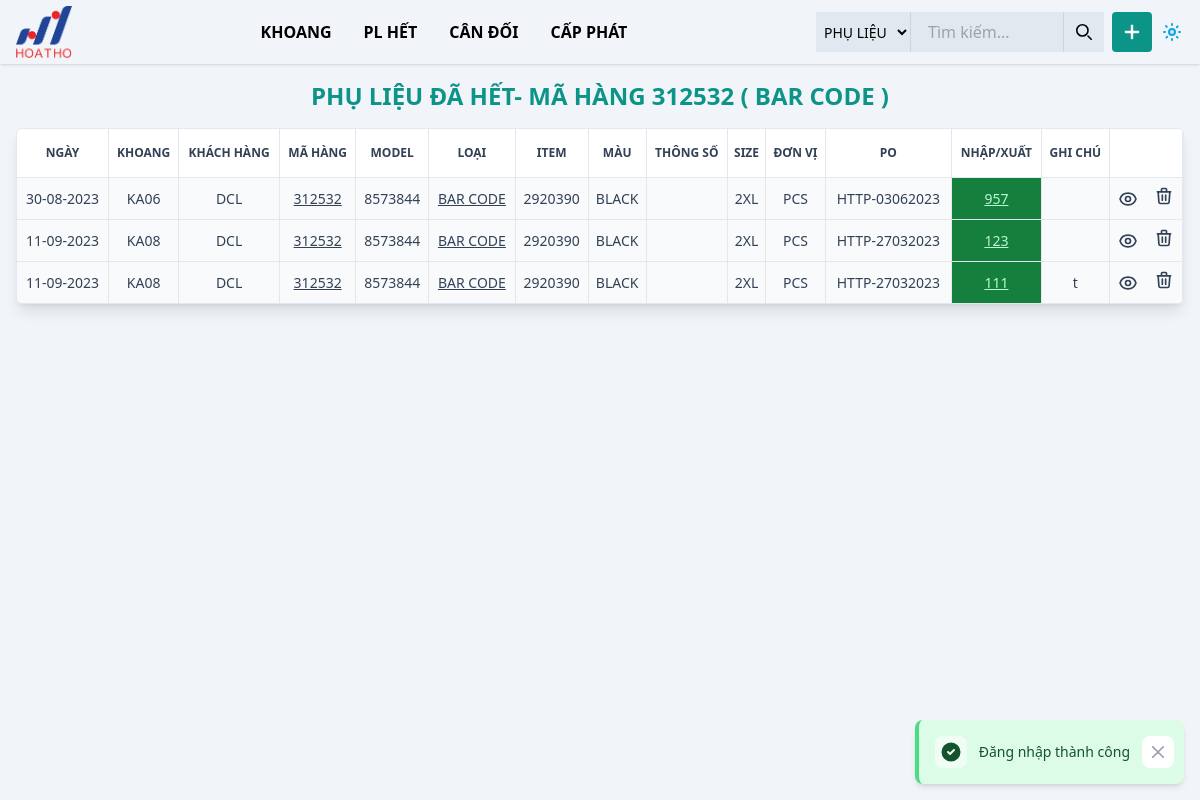
The page /het.php?ma-hang=312532&plieu=BAR CODE (signed in) on the database its author committed.
### tables this page shows
CREATE TABLE `items` (
  `item_id` bigint(20) UNSIGNED NOT NULL,
  `item_customer` varchar(20) NOT NULL,
  `item_style` varchar(20) NOT NULL,
  `item_type` varchar(100) NOT NULL,
  `item_container` varchar(20) NOT NULL,
  `item_model` varchar(20) DEFAULT NULL,
  `item_item` varchar(20) DEFAULT NULL,
  `item_color` varchar(20) DEFAULT NULL,
  `item_params` varchar(10) DEFAULT NULL,
  `item_size` varchar(100) DEFAULT NULL,
  `item_po` varchar(20) DEFAULT NULL,
  `item_unit` varchar(10) NOT NULL,
  `item_qty` decimal(10,2) NOT NULL,
  `item_note` varchar(255) DEFAULT NULL,
  `item_date` date NOT NULL,
  `item_sold_out` tinyint(1) NOT NULL DEFAULT 0,
  `order_id` bigint(20) UNSIGNED DEFAULT NULL,
  `item_plan` decimal(10,2) UNSIGNED DEFAULT NULL,
  `item_norm` float(3,2) DEFAULT NULL,
  `user_id` tinyint(2) UNSIGNED NOT NULL,
  `number_group` tinyint(2) UNSIGNED NOT NULL DEFAULT 0,
  `created_at` datetime NOT NULL DEFAULT current_timestamp()
);

### DB.php (called while the page is built, shortened)
<?php
class  DB
{
    private $table;
    private $select;
    private $where;
    private $conn;
    private $query;
    public function __construct()
    {
        try {
            $servername = "localhost";
            $username = "root";
            $password = "";
            $dbname = "phu-lieu";
            $this->conn = new PDO("mysql:host=$servername;port=3306;dbname=$dbname;charset=utf8mb4", $username, $password, [
                PDO::ATTR_ERRMODE => PDO::ERRMODE_EXCEPTION,
                PDO::ATTR_DEFAULT_FETCH_MODE => PDO::FETCH_OBJ,
            ]);
        } catch (PDOException $e) {
            echo "Connection failed: " . $e->getMessage();
        }
    }
    public static function table($table)
    {
        $instance = new DB();
        $instance->table = $table;
        return $instance;
    }
    public function where($column, $condition, $value)
    {
        $this->where[] = "$column $condition '$value'";
        return $this;
    }
    public function get()
    {
        $query = "SELECT ";
        if (empty($this->select)) {
            $query .= "*";
        } else {
            $query .= implode(',', $this->select);
        }
        $query .= " FROM " . $this->table;
        if (isset($this->where)) {
            $query .= " WHERE " . implode(' AND ', $this->where);
        }
        $this->query = $query;
        return $this;
    }
    public function whereNull($column)
    {
        $this->where[] = "$column IS NULL";
        return $this;
    }
    public function fetchAll()
    {
        $result = $this->conn->query($this->query);
        return $result->fetchAll();
    }
}

### helper.php (called while the page is built, shortened)
<?php
function get($field): string
{
    return htmlspecialchars(trim($_GET[$field]));
}
function formatDate($date): string
{
    return date('d-m-Y', strtotime($date));
}
function formatNumber($number): int|string
{
    if (fmod($number, 1) == 0) {
        return number_format($number, 0, '.', ' ');
    } else {
        return number_format($number, 2, '.', ' ');
    }
}

### het.php (the view, shortened to what this page needs)
<?php
$headerTitle = $page_title = "PHỤ LIỆU ĐÃ HẾT";
include_once "header.php";
$items = DB::table('items');
if (count($_GET) === 2 && isset($_GET['ma-hang'], $_GET['plieu'])) {
    $headerTitle .= "- MÃ HÀNG " . get("ma-hang") . " ( " . get("plieu") . " )";
    $items = $items
        ->where('item_style', '=', get('ma-hang'))
        ->where('item_type', '=', get('plieu'));
}
$items = $items->where('item_sold_out', '=', 1)
    ->whereNull('order_id')
    ->fetchAll();
if (count($items)) { ?>
    <div class="px-2 py-4 md:p-4" id="items">
        <h2 id="item-title" class="text-center font-bold text-xl md:text-2xl dark:text-muted-200 mb-4 text-teal-600"><?= $headerTitle ?></h2>
        <div id="table" class="w-full">
            <div class="border-muted-200 dark:border-muted-700 border rounded-md overflow-hidden shadow-lg">
                <div class="overflow-x-auto min-w-full align-middle">
                    <table class="divide-muted-200 dark:divide-muted-700 min-w-full table-fixed divide-y text-center">
                        <thead>
                            <tr>
                                <th class="text-muted-700 dark:text-muted-400 font-bold text-xs uppercase border-muted-200 dark:border-muted-700 last:border-e-none dark:bg-muted-800 border-r bg-white px-1 py-4">Ngày</th>
                                <th class="text-muted-700 dark:text-muted-400 font-bold text-xs uppercase border-muted-200 dark:border-muted-700 last:border-e-none dark:bg-muted-800 border-r bg-white px-1 py-4">Khoang</th>
                                <th class="text-muted-700 dark:text-muted-400 font-bold text-xs uppercase border-muted-200 dark:border-muted-700 last:border-e-none dark:bg-muted-800 border-r bg-white px-1 py-4">Khách hàng</th>
                                <th class="text-muted-700 dark:text-muted-400 font-bold text-xs uppercase border-muted-200 dark:border-muted-700 last:border-e-none dark:bg-muted-800 border-r bg-white px-1 py-4">Mã hàng</th>
                                <th class="text-muted-700 dark:text-muted-400 font-bold text-xs uppercase border-muted-200 dark:border-muted-700 last:border-e-none dark:bg-muted-800 border-r bg-white px-1 py-4">Model</th>
                                <th class="text-muted-700 dark:text-muted-400 font-bold text-xs uppercase border-muted-200 dark:border-muted-700 last:border-e-none dark:bg-muted-800 border-r bg-white px-1 py-4">Loại</th>
                                <th class="text-muted-700 dark:text-muted-400 font-bold text-xs uppercase border-muted-200 dark:border-muted-700 last:border-e-none dark:bg-muted-800 border-r bg-white px-1 py-4">Item</th>
                                <th class="text-muted-700 dark:text-muted-400 font-bold text-xs uppercase border-muted-200 dark:border-muted-700 last:border-e-none dark:bg-muted-800 border-r bg-white px-1 py-4">Màu</th>
                                <th class="text-muted-700 dark:text-muted-400 font-bold text-xs uppercase border-muted-200 dark:border-muted-700 last:border-e-none dark:bg-muted-800 border-r bg-white px-1 py-4">Thông số</th>
                                <th class="text-muted-700 dark:text-muted-400 font-bold text-xs uppercase border-muted-200 dark:border-muted-700 last:border-e-none dark:bg-muted-800 border-r bg-white px-1 py-4">Size</th>
                                <th class="text-muted-700 dark:text-muted-400 font-bold text-xs uppercase border-muted-200 dark:border-muted-700 last:border-e-none dark:bg-muted-800 border-r bg-white px-1 py-4">Đơn vị</th>
                                <th class="text-muted-700 dark:text-muted-400 font-bold text-xs uppercase border-muted-200 dark:border-muted-700 last:border-e-none dark:bg-muted-800 border-r bg-white px-1 py-4">PO</th>
                                <th class="text-muted-700 dark:text-muted-400 font-bold text-xs uppercase border-muted-200 dark:border-muted-700 last:border-e-none dark:bg-muted-800 border-r bg-white px-1 py-4">Nhập/Xuất</th>
                                <th class="text-muted-700 dark:text-muted-400 font-bold text-xs uppercase border-muted-200 dark:border-muted-700 last:border-e-none dark:bg-muted-800 border-r bg-white px-1 py-4">Ghi chú</th>
                                <th class="text-muted-700 dark:text-muted-400 font-bold text-xs uppercase border-muted-200 dark:border-muted-700 last:border-e-none dark:bg-muted-800 border-r bg-white px-1 py-4"></th>
                            </tr>
                        </thead>
                        <tbody class="divide-muted-200 dark:divide-muted-700 dark:bg-muted-800 divide-y bg-muted-50">
                            <?php foreach ($items as $item) {
                            ?>
                                <tr item-id="<?= $item->item_id ?>" class="hover:bg-muted-100 dark:hover:bg-muted-900 transition-colors duration-200">
                                    <td class="text-sm border-r dark:border-muted-700 text-muted-700 dark:text-muted-200 py-2 px-1 whitespace-nowrap"><?= formatDate($item->item_date) ?></td>
                                    <td class="text-sm border-r dark:border-muted-700 text-muted-700 dark:text-muted-200 py-2 px-1 whitespace-nowrap"><?= $item->item_container ?></td>
                                    <td class="text-sm border-r dark:border-muted-700 text-muted-700 dark:text-muted-200 py-2 px-1 whitespace-nowrap"><?= $item->item_customer ?></td>
                                    <td class="text-sm border-r dark:border-muted-700 text-muted-700 dark:text-muted-200 py-2 px-1 whitespace-nowrap"><a href="het.php?ma-hang=<?= $item->item_style ?>"><?= $item->item_style ?></a></td>
                                    <td class="text-sm border-r dark:border-muted-700 text-muted-700 dark:text-muted-200 py-2 px-1 whitespace-nowrap"><?= $item->item_model ?></td>
                                    <td class="text-sm border-r dark:border-muted-700 text-muted-700 dark:text-muted-200 py-2 px-1 whitespace-nowrap"><a title="<?= $item->item_id ?>" href="het.php?ma-hang=<?= $item->item_style ?>&plieu=<?= $item->item_type ?>"><?= $item->item_type ?></a>
                                    </td>
                                    <td class="text-sm border-r dark:border-muted-700 text-muted-700 dark:text-muted-200 py-2 px-1 whitespace-nowrap"><?= $item->item_item ?></td>
                                    <td class="text-sm border-r dark:border-muted-700 text-muted-700 dark:text-muted-200 py-2 px-1 whitespace-nowrap"><?= $item->item_color ?></td>
                                    <td class="text-sm border-r dark:border-muted-700 text-muted-700 dark:text-muted-200 py-2 px-1 whitespace-nowrap"><?= $item->item_params ?></td>
                                    <td class="text-sm border-r dark:border-muted-700 text-muted-700 dark:text-muted-200 py-2 px-1 whitespace-nowrap"><?= $item->item_size ?></td>
                                    <td class="text-sm border-r dark:border-muted-700 text-muted-700 dark:text-muted-200 py-2 px-1 whitespace-nowrap"><?= $item->item_unit ?></td>
                                    <td class="text-sm border-r dark:border-muted-700 text-muted-700 dark:text-muted-200 py-2 px-1 whitespace-nowrap"><?= $item->item_po ?></td>
                                    <td class="text-sm border-r dark:border-muted-700 dark:text-muted-200 py-2 px-1 bg-green-700 text-green-200"><a href="nhap-kho.php?id=<?= $item->item_id ?>"><?= formatNumber($item->item_qty) ?></a></td>
                                    <td class="text-sm border-r dark:border-muted-700 text-muted-700 dark:text-muted-200 py-2 px-1 whitespace-nowrap"><?= $item->item_note ?></td>
                                    <td class="text-sm border-r dark:border-muted-700 text-muted-700 dark:text-muted-200 py-2 px-1 whitespace-nowrap">
                                        <div class="flex gap-4 items-center justify-center">
                                            <button title="Chi tiết xuất" type="button" class="btn-show-order w-5 transform hover:text-blue-500 transition hover:scale-125" data-id="<?= $item->item_id ?>">
                                            </button>
                                            <form id="form-delete" action="<?= $_SERVER['PHP_SELF'] ?>" method="post" class="inline-block">
                                                <button type="button" title="Xóa phụ liệu" data-id="<?= $item->item_id ?>" class="btn-show-modal w-5 transform hover:text-red-500 transition hover:scale-110">
                                                    <svg fill="none" viewBox="0 0 24 24" stroke="currentColor">
                                                        <path stroke-linecap="round" stroke-linejoin="round" stroke-width="2" d="M19 7l-.867 12.142A2 2 0 0116.138 21H7.862a2 2 0 01-1.995-1.858L5 7m5 4v6m4-6v6m1-10V4a1 1 0 00-1-1h-4a1 1 0 00-1 1v3M4 7h16"></path>
                                                    </svg>
                                                </button>
                                            </form>
                                        </div>
                                    </td>
                                </tr>
                            <?php } ?>
                        </tbody>
                    </table>
                </div>
            </div>
        </div>
    </div>
<?php }
?>
<?php
require_once "footer.php";
?>

### rows shown on the page
items: item_date "30-08-2023", item_container "KA06", item_customer "DCL", item_style "312532", item_model "8573844", item_type "BAR CODE", item_item "2920390", item_color "BLACK", item_size "2XL", item_unit "PCS", item_po "HTTP-03062023", item_qty "957"
items: item_date "11-09-2023", item_container "KA08", item_customer "DCL", item_style "312532", item_model "8573844", item_type "BAR CODE", item_item "2920390", item_color "BLACK", item_size "2XL", item_unit "PCS", item_po "HTTP-27032023", item_qty "123"
items: item_date "11-09-2023", item_container "KA08", item_customer "DCL", item_style "312532", item_model "8573844", item_type "BAR CODE", item_item "2920390", item_color "BLACK", item_size "2XL", item_unit "PCS", item_po "HTTP-27032023", item_qty "111", item_note "t"

### other values the page prints
$toastMessage "Đăng nhập thành công"
$headerTitle "PHỤ LIỆU ĐÃ HẾT- MÃ HÀNG 312532 ( BAR CODE )"
